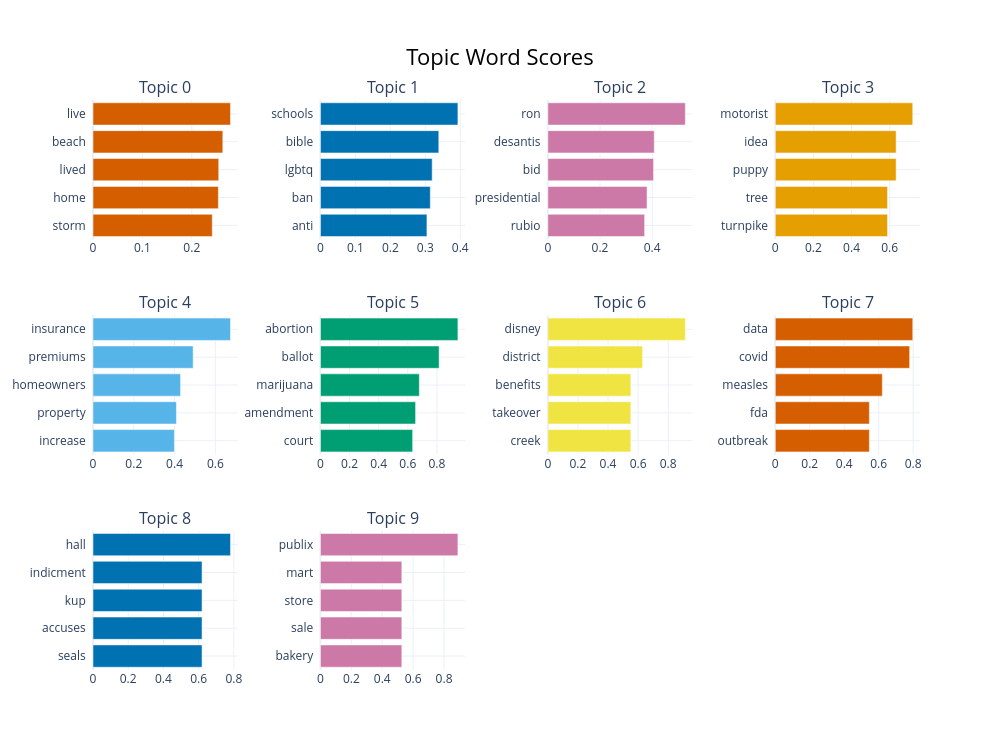

This figure's notebook cell:
### Code cell
florida_fig_barchart = models['florida'].visualize_barchart(top_n_topics=10)
florida_fig_barchart.show()

### Figure 1 — Plotly figure (JSON) as saved in the notebook; plotly's stock layout.template omitted (floating-point values rounded to 4 significant figures)
{"data": [{"marker": {"color": "#D55E00"}, "orientation": "h", "type": "bar", "x": [0.2415, 0.2538, 0.2545, 0.2628, 0.2783], "xaxis": "x", "y": ["storm  ", "home  ", "lived  ", "beach  ", "live  "], "yaxis": "y"}, {"marker": {"color": "#0072B2"}, "orientation": "h", "type": "bar", "x": [0.3047, 0.3144, 0.3197, 0.3386, 0.3933], "xaxis": "x2", "y": ["anti  ", "ban  ", "lgbtq  ", "bible  ", "schools  "], "yaxis": "y2"}, {"marker": {"color": "#CC79A7"}, "orientation": "h", "type": "bar", "x": [0.371, 0.3802, 0.4052, 0.4079, 0.5271], "xaxis": "x3", "y": ["rubio  ", "presidential  ", "bid  ", "desantis  ", "ron  "], "yaxis": "y3"}, {"marker": {"color": "#E69F00"}, "orientation": "h", "type": "bar", "x": [0.5887, 0.5887, 0.6337, 0.6337, 0.721], "xaxis": "x4", "y": ["turnpike  ", "tree  ", "puppy  ", "idea  ", "motorist  "], "yaxis": "y4"}, {"marker": {"color": "#56B4E9"}, "orientation": "h", "type": "bar", "x": [0.3992, 0.4092, 0.4295, 0.4913, 0.6743], "xaxis": "x5", "y": ["increase  ", "property  ", "homeowners  ", "premiums  ", "insurance  "], "yaxis": "y5"}, {"marker": {"color": "#009E73"}, "orientation": "h", "type": "bar", "x": [0.6332, 0.6533, 0.6789, 0.8147, 0.9439], "xaxis": "x6", "y": ["court  ", "amendment  ", "marijuana  ", "ballot  ", "abortion  "], "yaxis": "y6"}, {"marker": {"color": "#F0E442"}, "orientation": "h", "type": "bar", "x": [0.5516, 0.5516, 0.5516, 0.6297, 0.9139], "xaxis": "x7", "y": ["creek  ", "takeover  ", "benefits  ", "district  ", "disney  "], "yaxis": "y7"}, {"marker": {"color": "#D55E00"}, "orientation": "h", "type": "bar", "x": [0.5458, 0.5458, 0.621, 0.7796, 0.7976], "xaxis": "x8", "y": ["outbreak  ", "fda  ", "measles  ", "covid  ", "data  "], "yaxis": "y8"}, {"marker": {"color": "#0072B2"}, "orientation": "h", "type": "bar", "x": [0.6194, 0.6194, 0.6194, 0.6194, 0.7809], "xaxis": "x9", "y": ["seals  ", "accuses  ", "kup  ", "indicment  ", "hall  "], "yaxis": "y9"}, {"marker": {"color": "#CC79A7"}, "orientation": "h", "type": "bar", "x": [0.5267, 0.5267, 0.5267, 0.5267, 0.8896], "xaxis": "x10", "y": ["bakery  ", "sale  ", "store  ", "mart  ", "publix  "], "yaxis": "y10"}], "layout": {"annotations": [{"font": {"size": 16}, "showarrow": false, "text": "Topic 0", "x": 0.0875, "xanchor": "center", "xref": "paper", "y": 1, "yanchor": "bottom", "yref": "paper"}, {"font": {"size": 16}, "showarrow": false, "text": "Topic 1", "x": 0.3625, "xanchor": "center", "xref": "paper", "y": 1, "yanchor": "bottom", "yref": "paper"}, {"font": {"size": 16}, "showarrow": false, "text": "Topic 2", "x": 0.6375, "xanchor": "center", "xref": "paper", "y": 1, "yanchor": "bottom", "yref": "paper"}, {"font": {"size": 16}, "showarrow": false, "text": "Topic 3", "x": 0.9125, "xanchor": "center", "xref": "paper", "y": 1, "yanchor": "bottom", "yref": "paper"}, {"font": {"size": 16}, "showarrow": false, "text": "Topic 4", "x": 0.0875, "xanchor": "center", "xref": "paper", "y": 0.6222, "yanchor": "bottom", "yref": "paper"}, {"font": {"size": 16}, "showarrow": false, "text": "Topic 5", "x": 0.3625, "xanchor": "center", "xref": "paper", "y": 0.6222, "yanchor": "bottom", "yref": "paper"}, {"font": {"size": 16}, "showarrow": false, "text": "Topic 6", "x": 0.6375, "xanchor": "center", "xref": "paper", "y": 0.6222, "yanchor": "bottom", "yref": "paper"}, {"font": {"size": 16}, "showarrow": false, "text": "Topic 7", "x": 0.9125, "xanchor": "center", "xref": "paper", "y": 0.6222, "yanchor": "bottom", "yref": "paper"}, {"font": {"size": 16}, "showarrow": false, "text": "Topic 8", "x": 0.0875, "xanchor": "center", "xref": "paper", "y": 0.2444, "yanchor": "bottom", "yref": "paper"}, {"font": {"size": 16}, "showarrow": false, "text": "Topic 9", "x": 0.3625, "xanchor": "center", "xref": "paper", "y": 0.2444, "yanchor": "bottom", "yref": "paper"}], "height": 750, "hoverlabel": {"bgcolor": "white", "font": {"family": "Rockwell", "size": 16}}, "showlegend": false, "title": {"font": {"color": "Black", "size": 22}, "text": "Topic Word Scores", "x": 0.5, "xanchor": "center", "yanchor": "top"}, "width": 1000, "xaxis": {"anchor": "y", "domain": [0, 0.175], "showgrid": true}, "xaxis10": {"anchor": "y10", "domain": [0.275, 0.45], "showgrid": true}, "xaxis11": {"anchor": "y11", "domain": [0.55, 0.725], "showgrid": true}, "xaxis12": {"anchor": "y12", "domain": [0.825, 1], "showgrid": true}, "xaxis2": {"anchor": "y2", "domain": [0.275, 0.45], "showgrid": true}, "xaxis3": {"anchor": "y3", "domain": [0.55, 0.725], "showgrid": true}, "xaxis4": {"anchor": "y4", "domain": [0.825, 1], "showgrid": true}, "xaxis5": {"anchor": "y5", "domain": [0, 0.175], "showgrid": true}, "xaxis6": {"anchor": "y6", "domain": [0.275, 0.45], "showgrid": true}, "xaxis7": {"anchor": "y7", "domain": [0.55, 0.725], "showgrid": true}, "xaxis8": {"anchor": "y8", "domain": [0.825, 1], "showgrid": true}, "xaxis9": {"anchor": "y9", "domain": [0, 0.175], "showgrid": true}, "yaxis": {"anchor": "x", "domain": [0.7556, 1], "showgrid": true}, "yaxis10": {"anchor": "x10", "domain": [0, 0.2444], "showgrid": true}, "yaxis11": {"anchor": "x11", "domain": [0, 0.2444], "showgrid": true}, "yaxis12": {"anchor": "x12", "domain": [0, 0.2444], "showgrid": true}, "yaxis2": {"anchor": "x2", "domain": [0.7556, 1], "showgrid": true}, "yaxis3": {"anchor": "x3", "domain": [0.7556, 1], "showgrid": true}, "yaxis4": {"anchor": "x4", "domain": [0.7556, 1], "showgrid": true}, "yaxis5": {"anchor": "x5", "domain": [0.3778, 0.6222], "showgrid": true}, "yaxis6": {"anchor": "x6", "domain": [0.3778, 0.6222], "showgrid": true}, "yaxis7": {"anchor": "x7", "domain": [0.3778, 0.6222], "showgrid": true}, "yaxis8": {"anchor": "x8", "domain": [0.3778, 0.6222], "showgrid": true}, "yaxis9": {"anchor": "x9", "domain": [0, 0.2444], "showgrid": true}}}
